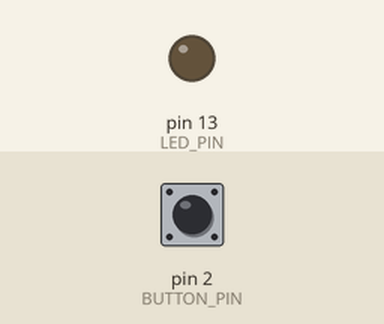
This sketch was run on a simulated Arduino Uno, built with avr-gcc and run on an emulated ATmega328P. Parts: output pins drawn as LEDs (lit = HIGH). Inputs (shaded band) come from the test bench; at power-on: pin 2 (BUTTON_PIN) HIGH.

Above: at 1.2 s.
1.3 s: pin 2 (BUTTON_PIN) pulled LOW for 0.15 s
At 2.4 s:
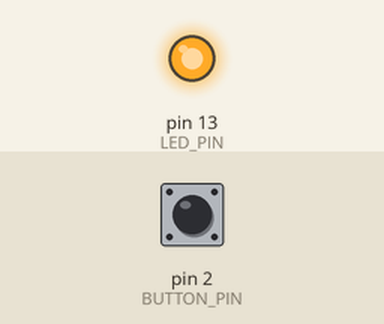
2.9 s: pin 2 (BUTTON_PIN) pulled LOW for 1 s
At 3.6 s:
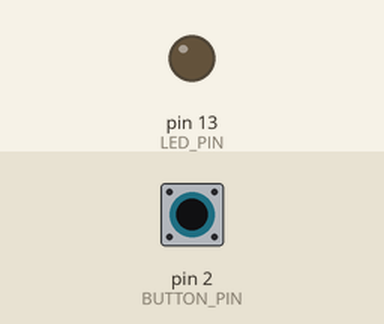
5.4 s: pin 2 (BUTTON_PIN) pulled LOW for 3.2 s
At 6.8 s:
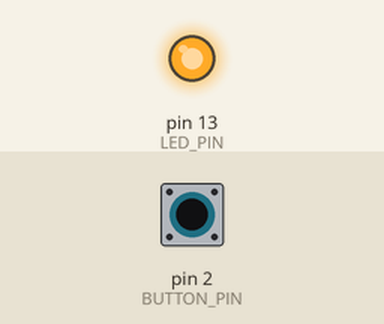
Timing chart, 0 to 8.4 s (numbered marks = the images above; inputs shaded):
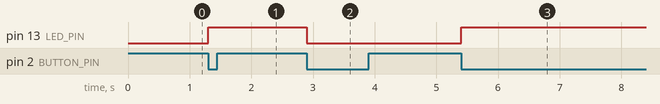

Measured:
- after the input at 1.3 s, pin 13 (LED_PIN): LOW → HIGH at once
- after the input at 2.9 s, pin 13 (LED_PIN): HIGH → LOW at once
- after the input at 5.4 s, pin 13 (LED_PIN): LOW → HIGH at once

The sketch:

sens-btn-test.ino
```cpp
#define BUTTON_PIN  2
#define LED_PIN     13

boolean buttonWasUp = true;  // была ли кнопка отпущена?
boolean ledEnabled = false;  // включен ли свет?

void setup()
{
  pinMode(LED_PIN, OUTPUT);
  pinMode(BUTTON_PIN, INPUT);
}

void loop()
{
  // определить момент «клика» несколько сложнее, чем факт того,
  // что кнопка сейчас просто нажата. Для определения клика мы
  // сначала понимаем, отпущена ли кнопка прямо сейчас...
  boolean buttonIsUp = !digitalRead(BUTTON_PIN);

  // ...если «кнопка была отпущена и (&&) не отпущена сейчас»...
  if (buttonWasUp && !buttonIsUp) {
    // ...может это «клик», а может и ложный сигнал (дребезг),
    // возникающий в момент замыкания/размыкания пластин кнопки,
    // поэтому даём кнопке полностью «успокоиться»...
    delay(10);
    // ...и считываем сигнал снова
    buttonIsUp = digitalRead(BUTTON_PIN);
    if (!buttonIsUp) {  // если она всё ещё нажата...
      // ...это клик! Переворачиваем сигнал светодиода
      ledEnabled = !ledEnabled;
      digitalWrite(LED_PIN, ledEnabled);
    }
  }

  // запоминаем последнее состояние кнопки для новой итерации
  buttonWasUp = buttonIsUp;
}
```
